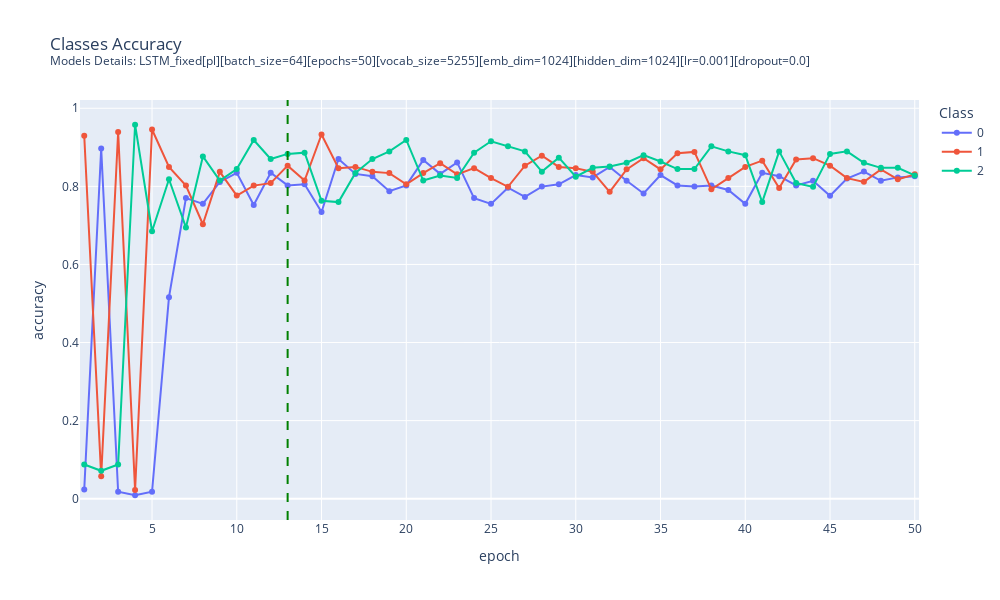

Write notebook code for a chart like this one.
### Code cell
classes_res_pl = pd.read_csv(classes_res_pl_path)

# trick to reset index with classes values
classes_res_pl["index"] = [0,1,2]*50
classes_res_pl.set_index("index")

plot_classes_accuracy(
    classes_res_pl, 
    vertical_line=13, # best epoch chosen
    subtitle="Models Details: " + BEST_LSTM_PL.MODEL_DESCRIPTION
    )

### Figure 1 — Plotly figure (JSON) as saved in the notebook; plotly's stock layout.template omitted (floating-point values rounded to 4 significant figures)
{"data": [{"hovertemplate": "Class=0<br>epoch=%{x}<br>accuracy=%{y}<extra></extra>", "legendgroup": "0", "line": {"color": "#636efa", "dash": "solid"}, "marker": {"symbol": "circle"}, "mode": "lines+markers", "name": "0", "orientation": "v", "showlegend": true, "type": "scatter", "x": [1, 2, 3, 4, 5, 6, 7, 8, 9, 10, 11, 12, 13, 14, 15, 16, 17, 18, 19, 20, 21, 22, 23, 24, 25, 26, 27, 28, 29, 30, 31, 32, 33, 34, 35, 36, 37, 38, 39, 40, 41, 42, 43, 44, 45, 46, 47, 48, 49, 50], "xaxis": "x", "y": [0.0236, 0.8968, 0.0177, 0.0088, 0.0177, 0.5162, 0.7699, 0.7552, 0.8112, 0.8348, 0.7522, 0.8348, 0.8024, 0.8053, 0.7345, 0.8702, 0.8319, 0.826, 0.7876, 0.8024, 0.8673, 0.8319, 0.8614, 0.7699, 0.7552, 0.7965, 0.7729, 0.7994, 0.8053, 0.8289, 0.823, 0.8496, 0.8142, 0.7817, 0.8289, 0.8024, 0.7994, 0.8024, 0.7906, 0.7552, 0.8348, 0.826, 0.8024, 0.8142, 0.7758, 0.8201, 0.8378, 0.8142, 0.823, 0.826], "yaxis": "y"}, {"hovertemplate": "Class=1<br>epoch=%{x}<br>accuracy=%{y}<extra></extra>", "legendgroup": "1", "line": {"color": "#EF553B", "dash": "solid"}, "marker": {"symbol": "circle"}, "mode": "lines+markers", "name": "1", "orientation": "v", "showlegend": true, "type": "scatter", "x": [1, 2, 3, 4, 5, 6, 7, 8, 9, 10, 11, 12, 13, 14, 15, 16, 17, 18, 19, 20, 21, 22, 23, 24, 25, 26, 27, 28, 29, 30, 31, 32, 33, 34, 35, 36, 37, 38, 39, 40, 41, 42, 43, 44, 45, 46, 47, 48, 49, 50], "xaxis": "x", "y": [0.9297, 0.0575, 0.9393, 0.0224, 0.9457, 0.8498, 0.8019, 0.7029, 0.8371, 0.7764, 0.8019, 0.8083, 0.853, 0.8147, 0.9329, 0.8466, 0.8498, 0.8371, 0.8339, 0.8051, 0.8339, 0.8594, 0.8307, 0.8466, 0.8211, 0.7987, 0.853, 0.8786, 0.8498, 0.8466, 0.8371, 0.7859, 0.8435, 0.8722, 0.8435, 0.885, 0.8882, 0.7923, 0.8211, 0.8498, 0.8658, 0.7955, 0.869, 0.8722, 0.853, 0.8211, 0.8115, 0.8435, 0.8179, 0.8307], "yaxis": "y"}, {"hovertemplate": "Class=2<br>epoch=%{x}<br>accuracy=%{y}<extra></extra>", "legendgroup": "2", "line": {"color": "#00cc96", "dash": "solid"}, "marker": {"symbol": "circle"}, "mode": "lines+markers", "name": "2", "orientation": "v", "showlegend": true, "type": "scatter", "x": [1, 2, 3, 4, 5, 6, 7, 8, 9, 10, 11, 12, 13, 14, 15, 16, 17, 18, 19, 20, 21, 22, 23, 24, 25, 26, 27, 28, 29, 30, 31, 32, 33, 34, 35, 36, 37, 38, 39, 40, 41, 42, 43, 44, 45, 46, 47, 48, 49, 50], "xaxis": "x", "y": [0.0877, 0.0714, 0.0877, 0.9578, 0.6851, 0.8182, 0.6948, 0.8766, 0.8149, 0.8442, 0.9188, 0.8701, 0.8831, 0.8864, 0.763, 0.7597, 0.8344, 0.8701, 0.8896, 0.9188, 0.8149, 0.8279, 0.8214, 0.8864, 0.9156, 0.9026, 0.8896, 0.8377, 0.8734, 0.8247, 0.8474, 0.8506, 0.8604, 0.8799, 0.8636, 0.8442, 0.8442, 0.9026, 0.8896, 0.8799, 0.7597, 0.8896, 0.8084, 0.7987, 0.8831, 0.8896, 0.8604, 0.8474, 0.8474, 0.8279], "yaxis": "y"}], "layout": {"height": 600, "legend": {"title": {"text": "Class"}, "tracegroupgap": 0}, "shapes": [{"line": {"color": "green", "dash": "dash", "width": 2}, "type": "line", "x0": 13, "x1": 13, "xref": "x", "y0": 0, "y1": 1, "yref": "y domain"}], "title": {"text": "Classes Accuracy<br><sup>Models Details: LSTM_fixed[pl][batch_size=64][epochs=50][vocab_size=5255][emb_dim=1024][hidden_dim=1024][lr=0.001][dropout=0.0]<sup>"}, "width": 1000, "xaxis": {"anchor": "y", "domain": [0, 1], "range": [0.75, 50.25], "title": {"text": "epoch"}}, "yaxis": {"anchor": "x", "domain": [0, 1], "title": {"text": "accuracy"}}}}
